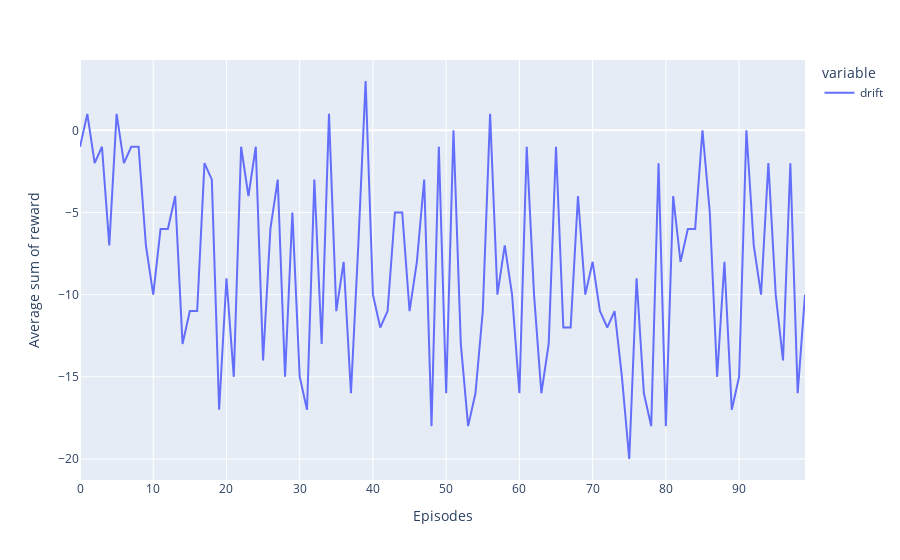

This figure's notebook cell:
### Code cell
data_eps =  {'drift': agent.episode_rewards}
df_eps = pd.DataFrame(data=data_eps)
fug = px.line(data_eps, y=['drift'])
fug.update_layout(xaxis_title = 'Episodes', yaxis_title = 'Average sum of reward')
fug.show()

### Figure 1 — Plotly figure (JSON) as saved in the notebook; plotly's stock layout.template omitted (floating-point values rounded to 4 significant figures)
{"data": [{"hovertemplate": "variable=drift<br>index=%{x}<br>value=%{y}<extra></extra>", "legendgroup": "drift", "line": {"color": "#636efa", "dash": "solid"}, "marker": {"symbol": "circle"}, "mode": "lines", "name": "drift", "orientation": "v", "showlegend": true, "type": "scatter", "x": [0, 1, 2, 3, 4, 5, 6, 7, 8, 9, 10, 11, 12, 13, 14, 15, 16, 17, 18, 19, 20, 21, 22, 23, 24, 25, 26, 27, 28, 29, 30, 31, 32, 33, 34, 35, 36, 37, 38, 39, 40, 41, 42, 43, 44, 45, 46, 47, 48, 49, 50, 51, 52, 53, 54, 55, 56, 57, 58, 59, 60, 61, 62, 63, 64, 65, 66, 67, 68, 69, 70, 71, 72, 73, 74, 75, 76, 77, 78, 79, 80, 81, 82, 83, 84, 85, 86, 87, 88, 89, 90, 91, 92, 93, 94, 95, 96, 97, 98, 99], "xaxis": "x", "y": [-1, 1, -2, -1, -7, 1, -2, -1, -1, -7, -10, -6, -6, -4, -13, -11, -11, -2, -3, -17, -9, -15, -1, -4, -1, -14, -6, -3, -15, -5, -15, -17, -3, -13, 1, -11, -8, -16, -7, 3, -10, -12, -11, -5, -5, -11, -8, -3, -18, -1, -16, 0, -13, -18, -16, -11, 1, -10, -7, -10, -16, -1, -10, -16, -13, -1, -12, -12, -4, -10, -8, -11, -12, -11, -15, -20, -9, -16, -18, -2, -18, -4, -8, -6, -6, 0, -5, -15, -8, -17, -15, 0, -7, -10, -2, -10, -14, -2, -16, -10], "yaxis": "y"}], "layout": {"legend": {"title": {"text": "variable"}, "tracegroupgap": 0}, "margin": {"t": 60}, "xaxis": {"anchor": "y", "domain": [0, 1], "title": {"text": "Episodes"}}, "yaxis": {"anchor": "x", "domain": [0, 1], "title": {"text": "Average sum of reward"}}}}
